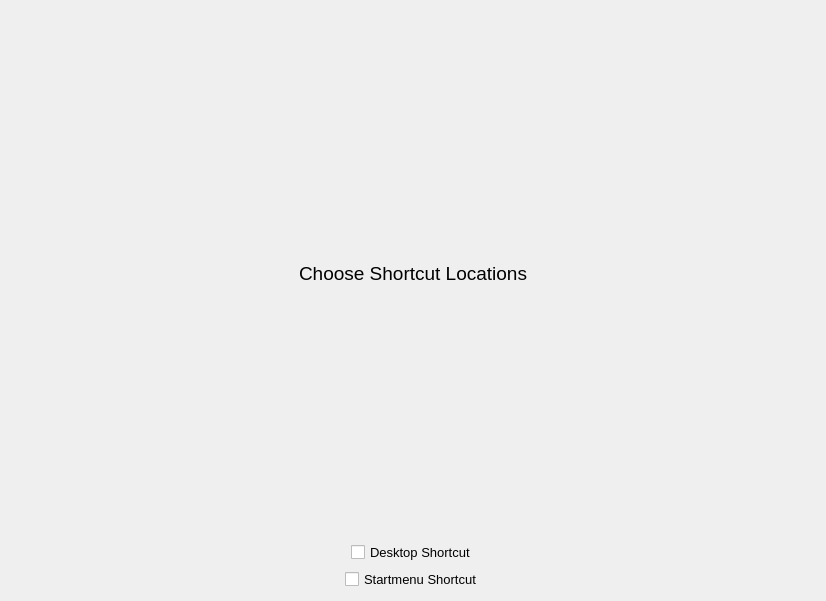
<?xml version="1.0" encoding="UTF-8"?>
<ui version="4.0">
 <class>ShortcutsForm</class>
 <widget class="QWidget" name="ShortcutsForm">
  <property name="geometry">
   <rect>
    <x>0</x>
    <y>0</y>
    <width>826</width>
    <height>601</height>
   </rect>
  </property>
  <layout class="QVBoxLayout" name="verticalLayout">
   <item>
    <layout class="QHBoxLayout" name="horizontalLayout_3">
     <item>
      <spacer name="horizontalSpacer_5">
       <property name="orientation">
        <enum>Qt::Horizontal</enum>
       </property>
       <property name="sizeHint" stdset="0">
        <size>
         <width>40</width>
         <height>20</height>
        </size>
       </property>
      </spacer>
     </item>
     <item>
      <widget class="QLabel" name="label">
       <property name="font">
        <font>
         <pointsize>14</pointsize>
        </font>
       </property>
       <property name="text">
        <string>Choose Shortcut Locations</string>
       </property>
      </widget>
     </item>
     <item>
      <spacer name="horizontalSpacer_6">
       <property name="orientation">
        <enum>Qt::Horizontal</enum>
       </property>
       <property name="sizeHint" stdset="0">
        <size>
         <width>40</width>
         <height>20</height>
        </size>
       </property>
      </spacer>
     </item>
    </layout>
   </item>
   <item>
    <layout class="QHBoxLayout" name="horizontalLayout">
     <item>
      <spacer name="horizontalSpacer">
       <property name="orientation">
        <enum>Qt::Horizontal</enum>
       </property>
       <property name="sizeHint" stdset="0">
        <size>
         <width>40</width>
         <height>20</height>
        </size>
       </property>
      </spacer>
     </item>
     <item>
      <widget class="QCheckBox" name="desktopShortcut">
       <property name="font">
        <font>
         <pointsize>10</pointsize>
        </font>
       </property>
       <property name="text">
        <string>Desktop Shortcut</string>
       </property>
      </widget>
     </item>
     <item>
      <spacer name="horizontalSpacer_2">
       <property name="orientation">
        <enum>Qt::Horizontal</enum>
       </property>
       <property name="sizeHint" stdset="0">
        <size>
         <width>40</width>
         <height>20</height>
        </size>
       </property>
      </spacer>
     </item>
    </layout>
   </item>
   <item>
    <layout class="QHBoxLayout" name="horizontalLayout_2">
     <item>
      <spacer name="horizontalSpacer_3">
       <property name="orientation">
        <enum>Qt::Horizontal</enum>
       </property>
       <property name="sizeHint" stdset="0">
        <size>
         <width>40</width>
         <height>20</height>
        </size>
       </property>
      </spacer>
     </item>
     <item>
      <widget class="QCheckBox" name="startMenuShortcut">
       <property name="font">
        <font>
         <pointsize>10</pointsize>
        </font>
       </property>
       <property name="text">
        <string>Startmenu Shortcut</string>
       </property>
      </widget>
     </item>
     <item>
      <spacer name="horizontalSpacer_4">
       <property name="orientation">
        <enum>Qt::Horizontal</enum>
       </property>
       <property name="sizeHint" stdset="0">
        <size>
         <width>40</width>
         <height>20</height>
        </size>
       </property>
      </spacer>
     </item>
    </layout>
   </item>
  </layout>
 </widget>
 <resources/>
 <connections/>
</ui>
